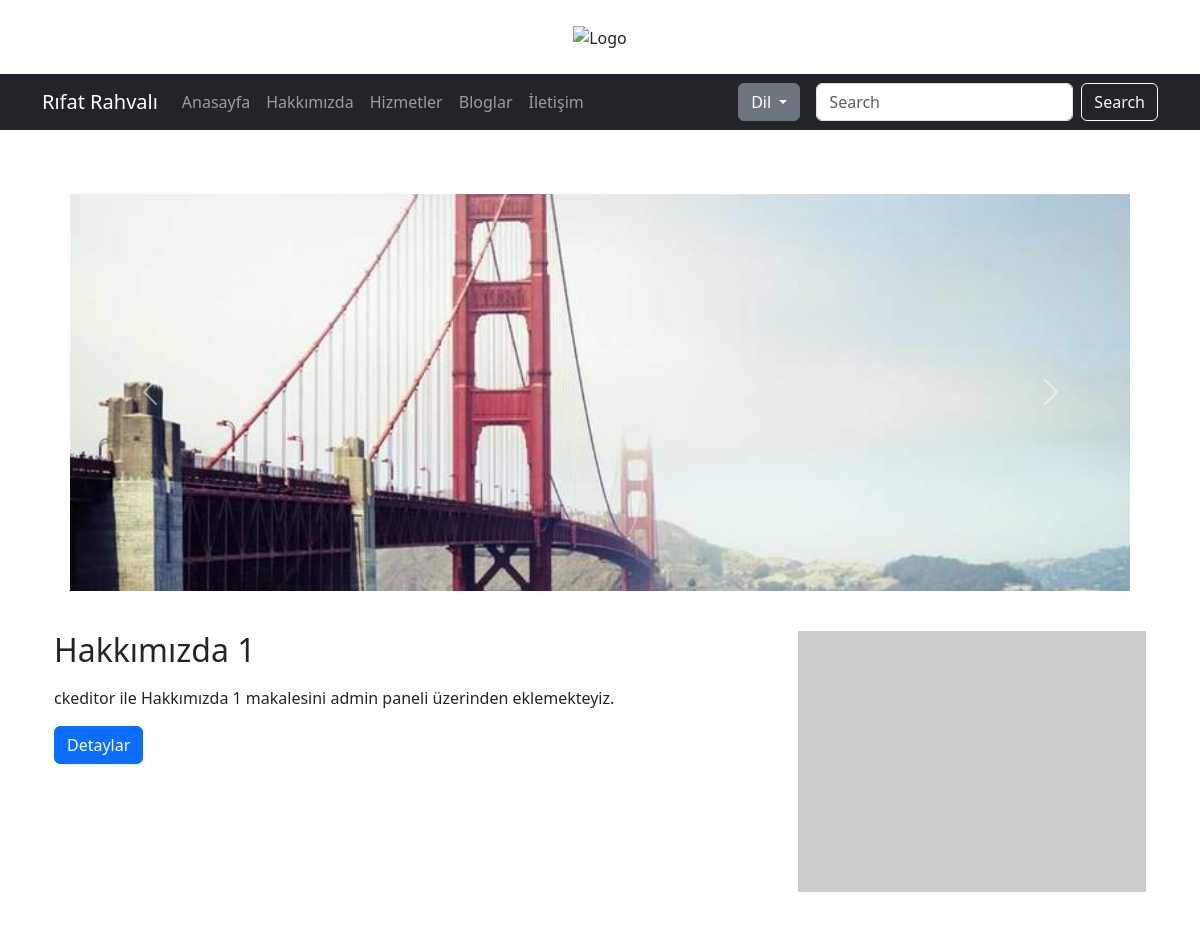
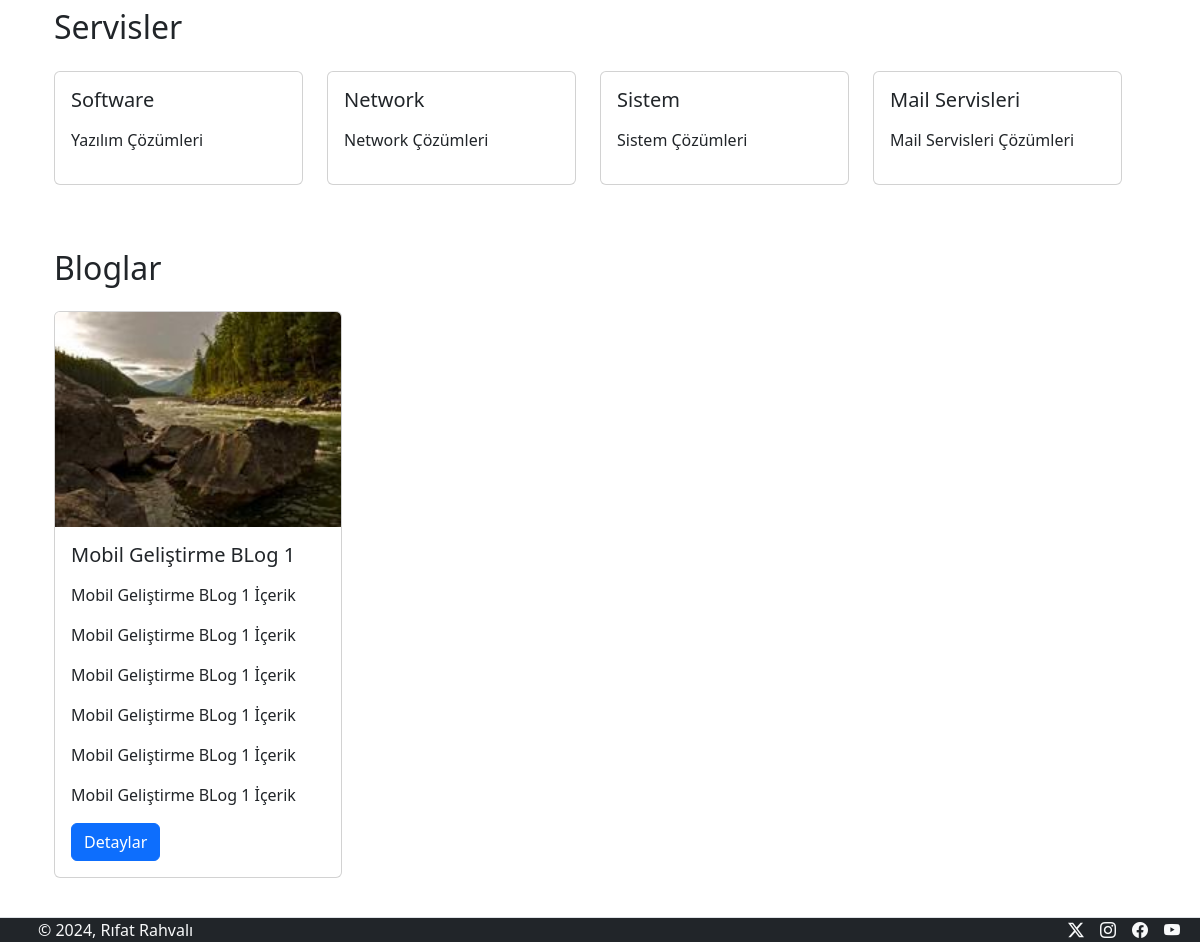
Before: / with the older database file (2 pictures, top to bottom).
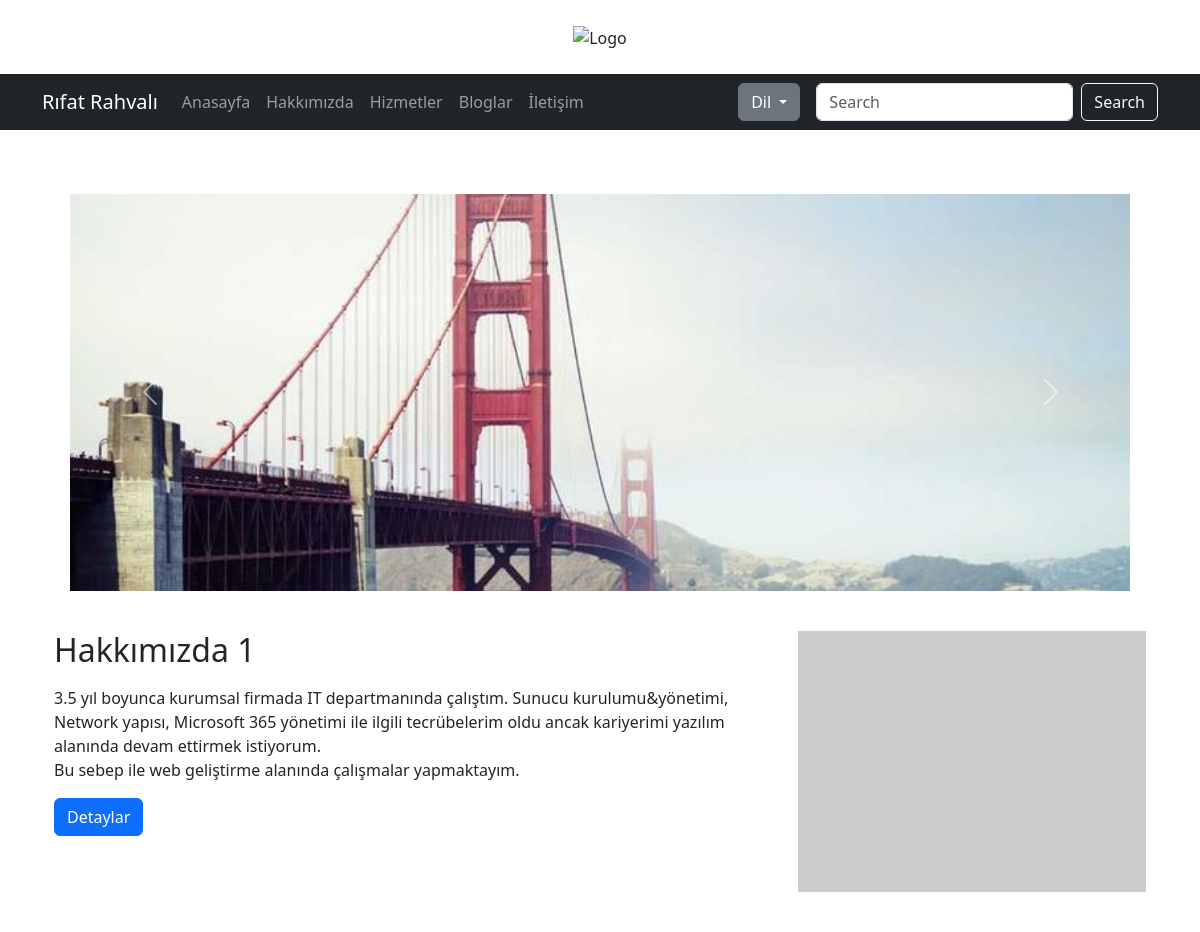
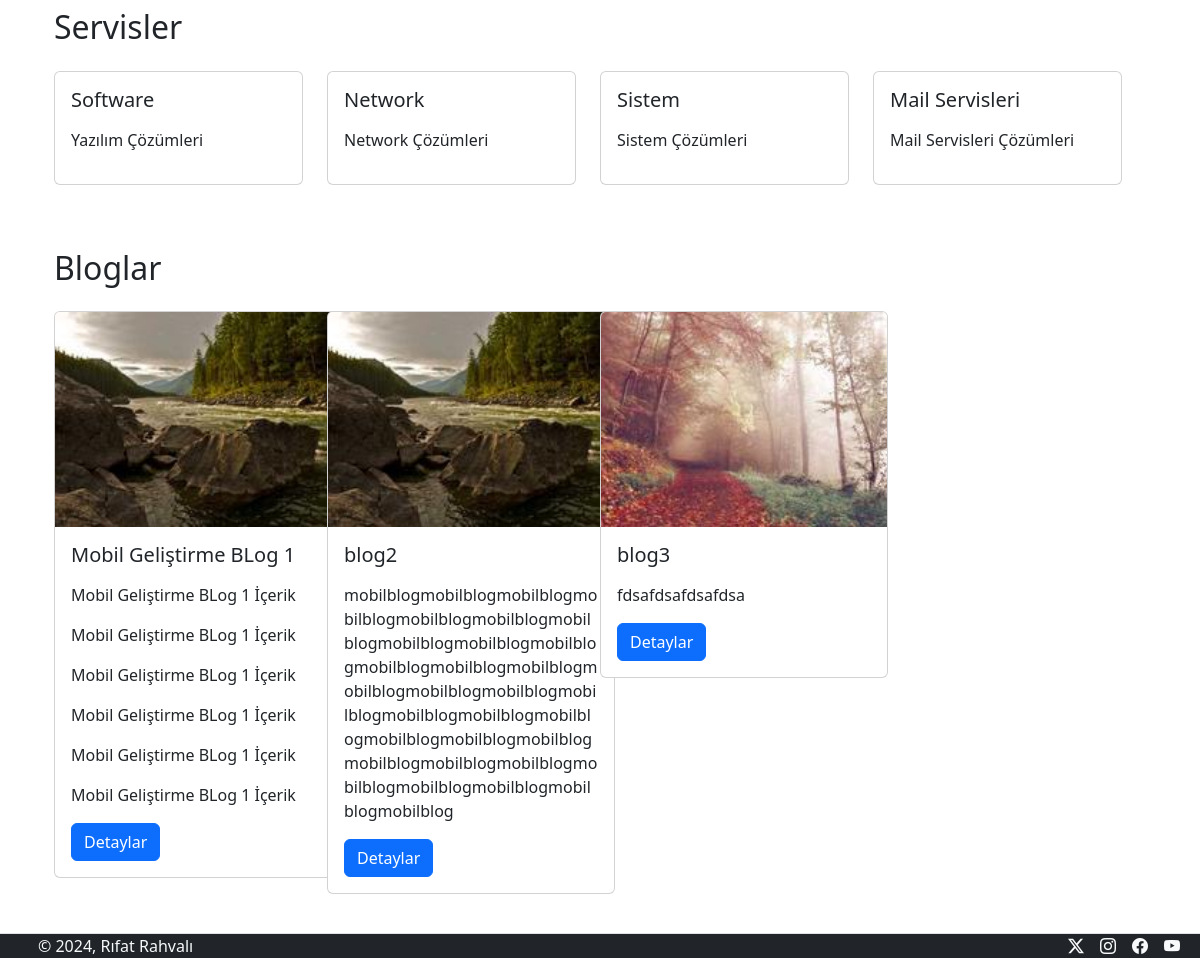
After: the same page with the newer database file (2 pictures, top to bottom).
### tcore/models.py (models this page shows, shortened)
class Slider(models.Model):
    title = models.CharField(max_length=200)
    image = models.ImageField(upload_to='slider')

class About(models.Model):
    title = models.CharField(max_length=150)
    content = RichTextField()

class Services(models.Model):
    title = models.CharField(max_length=200)
    content = RichTextField()
    slug = models.SlugField(max_length=200,blank=True, editable=False)

class Blog(models.Model):
    title = models.CharField(max_length=150)
    category = models.ForeignKey(Category,on_delete=models.CASCADE)
    image = models.ImageField(upload_to='blogs')
    content = RichTextField()
    publishDate = models.DateTimeField(auto_now_add=True)
    tags = models.CharField(max_length=150)
    views = models.IntegerField(default=0)
    slug = models.SlugField(max_length=200,unique=True,blank=True,editable=False)

### tcore/views.py (the view)
# urls.py: path('',IndexView.as_view(),name="index"),
class IndexView(ListView):
    template_name="index.html"
    context_object_name = 'sliders'
    queryset = Slider.objects.all()
    def get_context_data(self, **kwargs):
        context = super().get_context_data(**kwargs)
        context['Abouts'] = About.objects.first()
        context['Services'] = Services.objects.all()
        context['Blogs'] = Blog.objects.all()
        return context

### tcore/context_processors.py (called while the page is built)
def SettingsList(request):
    context = Settings.objects.first()
    return {'setting' : context}

### tcore/templates/index.html (shortened to what this page needs)
{% extends "base.html" %}
{% load static %}
{% block content %}
<div class="container mt-4 mb-4">
    <div class="container">
        <div class="row">
            <div class="col-md-12 p-3">
                <div id="carouselExampleControls" class="carousel slide" data-bs-ride="carousel">
                    <div class="carousel-inner">
                        {% for slider in sliders %}
                            {% if forloop.first %}
                                <div class="carousel-item active">
                                <img src="{% get_media_prefix %}{{ slider.image }}" class="d-block w-100" alt="{{ slider.title }}">
                                </div>
                            {% else %}
                                <div class="carousel-item">
                                <img src="{% get_media_prefix %}{{ slider.image }}" class="d-block w-100" alt="{{ slider.title }}">
                                </div>
                            {% endif %}
                        {% endfor %}
                        </div>
                    <button class="carousel-control-prev" type="button" data-bs-target="#carouselExampleControls"
                        data-bs-slide="prev">
                        <span class="carousel-control-prev-icon" aria-hidden="true"></span>
                    </button>
                    <button class="carousel-control-next" type="button" data-bs-target="#carouselExampleControls"
                        data-bs-slide="next">
                        <span class="carousel-control-next-icon" aria-hidden="true"></span>
                    </button>
                </div>
                </div>
            </div>
        </div>
    <div class="row mt-4 mb-5">
        <div class="col-md-8">
            <h2>{{Abouts.title}}</h2>
            <p>
                {{Abouts.content|safe|truncatechars:500}}
            </p>
            <a href="#" class="btn btn-primary">Detaylar</a>
        </div>
        <div class="col-md-4">
            <img src="https://via.placeholder.com/400x300" alt="Hakkımızda Resmi" class="img-fluid">
        </div>
    </div>
    <div class="row mt-4 mb-5">
        <div class="row">
            <div class="col-md-12">
                <h2>Servisler</h2>
            </div>
        </div>
        <div class="row">
            {% for service in Services %}
            <div class="col-md-3 mt-3 mb-3">
                <div class="card">
                    <div class="card-body">
                        <h5 class="card-title"> {{ service.title }} </h5>
                        <p class="card-text">
                            {{ service.content|safe }}
                        </p>
                    </div>
                </div>
            </div>
            {% endfor %}
        </div>
    </div>
    <div class="row mt-4 mb-5">
        <div class="row">
            <div class="col-md-12">
                <h2>Bloglar</h2>
            </div>
        </div>
        <div class="row">
            {% for blog in Blogs %}
            <div class="col-md-3 mt-3 mb-3">
                <div class="card" style="width: 18rem;">
                    <img src="{% get_media_prefix %}{{ blog.image }}" class="card-img-top" alt="Blog Gorsel">
                    <div class="card-body">
                        <h5 class="card-title">{{ blog.title }}</h5>
                        <p class="card-text">
                            {{blog.content|safe}}
                        </p>
                        <a href="" class="btn btn-primary">Detaylar</a>
                    </div>
                </div>
            </div>
            {% endfor %}
        </div>
    </div>
</div>
{% endblock content %}

### templates/base.html (shortened to what this page needs)
{% load static %}
<!DOCTYPE html>
<html lang="en">
<head>
    <link rel="stylesheet" href="{% static 'css/bootstrap.min.css' %}">
    <link rel="stylesheet" href="https://cdn.jsdelivr.net/npm/bootstrap-icons@1.11.3/font/bootstrap-icons.min.css">
    <link rel="stylesheet" href="{% static 'css/site-style.css' %}">
</head>
<div class="container text-center mt-4 mb-4">
    <img width="230" src="{% get_media_prefix %}/{{setting.logo_1}}" alt="Logo" class="img-fluid">
</div>
<nav class="navbar navbar-expand-lg navbar-dark bg-dark">
    <div class="container">
        <a class="navbar-brand" href=" {% url "index" %} ">Rıfat Rahvalı</a>
        <div class="collapse navbar-collapse justify-content-between" id="navbarNav">
            <ul class="navbar-nav">
                <li class="nav-item">
                    <a class="nav-link" href=" {% url "index" %} ">Anasayfa</a>
                </li>
                <li class="nav-item">
                    <a class="nav-link" href=" {% url "abouts" %}  ">Hakkımızda</a>
                </li>
                <li class="nav-item">
                    <a class="nav-link" href=" {% url "services" %}  ">Hizmetler</a>
                </li>
                <li class="nav-item">
                    <a class="nav-link" href=" {% url "blogs" %}  ">Bloglar</a>
                </li>
                <li class="nav-item">
                    <a class="nav-link" href=" {% url "contacts" %}  ">İletişim</a>
                </li>
            </ul>
            <div class="d-flex">
                <div class="dropdown">
                    <button class="btn btn-secondary dropdown-toggle" type="button" id="languageDropdown"
                        data-bs-toggle="dropdown" aria-expanded="false">
                        Dil
                    </button>
                </div>
                <form class="d-flex ms-3">
                    <input class="form-control me-2" type="search" placeholder="Search" aria-label="Search">
                    <button class="btn btn-outline-light" type="submit">Search</button>
                </form>
            </div>
        </div>
    </div>
</nav>
<body>
    <div class="container mt-5">
        {% block content %}
        {% endblock content %}
    </div>
    <footer class="fixed-bottom d-flex flex-wrap justify-content-between align-items-center border-top bg-dark">
        <div class="col-md-4 d-flex align-items-center ">
            <a href="/" class="mb-3 me-2 mb-md-0 text-body-secondary text-decoration-none lh-1">
                <svg class="bi" width="30" height="24">
                    <use xlink:href="#bootstrap"></use>
                </svg>
            </a>
            <span class="mb-3 mb-md-0 text-light">© 2024, Rıfat Rahvalı </span>
        </div>
        <ul style="margin-right: 20px !important;" class="nav col-md-4 justify-content-end list-unstyled d-flex">
            <li class="ms-3"><a class="text-light" href="{{setting.x_url}}"><i class="bi bi-twitter-x"></i></a></li>
            <li class="ms-3"><a class="text-light" href="{{setting.instagram_url}}"><i class="bi bi-instagram"></i></a></li>
            <li class="ms-3"><a class="text-light" href="{{setting.facebook_url}}"><i class="bi bi-facebook"></i></a></li>
            <li class="ms-3"><a class="text-light" href="{{setting.youtube_url}}"><i class="bi bi-youtube"></i></a></li>
        </ul>
    </footer>
</body>
</html>

Changed rows visible on the page:
changed About "Hakkımızda 1": content "ckeditor ile Hakkımızda 1 makalesini admin paneli üzerinden eklemekteyiz." → "3.5 yıl boyunca kurumsal firmada IT departmanında çalıştım. Sunucu kurulumu&yönetimi, Network yapısı, Microsoft 365 yönetimi ile ilgili tecrübelerim oldu ancak kariyerimi yazılım alanında devam ettirmek istiyorum. Bu sebep ile web geliştirme alanında çalışmalar yapmaktayım."
added Blog: image (picture), title "blog2", content "mobilblogmobilblogmobilblogmobilblogmobilblogmobilblogmobilblogmobilblogmobilblogmobilblogmobilblogmobilblogmobilblogmobilblogmobilblogmobilblogmobilblogmobilblogmobilblogmobilblogmobilblogmobilblogmobilblogmobilblogmobilblogmobilblogmobilblogmobilblogmobilblogmobilblogmobilblog"
added Blog: image (picture), title "blog3", content "fdsafdsafdsafdsa"
